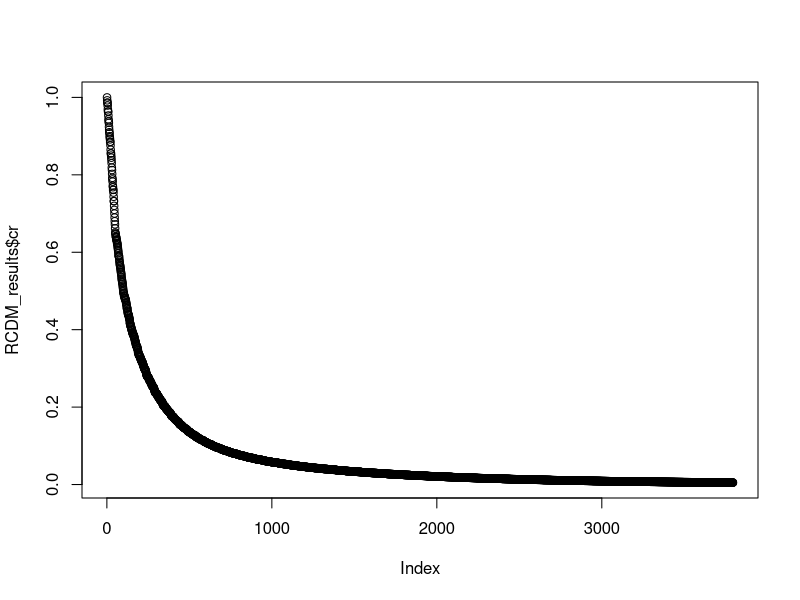
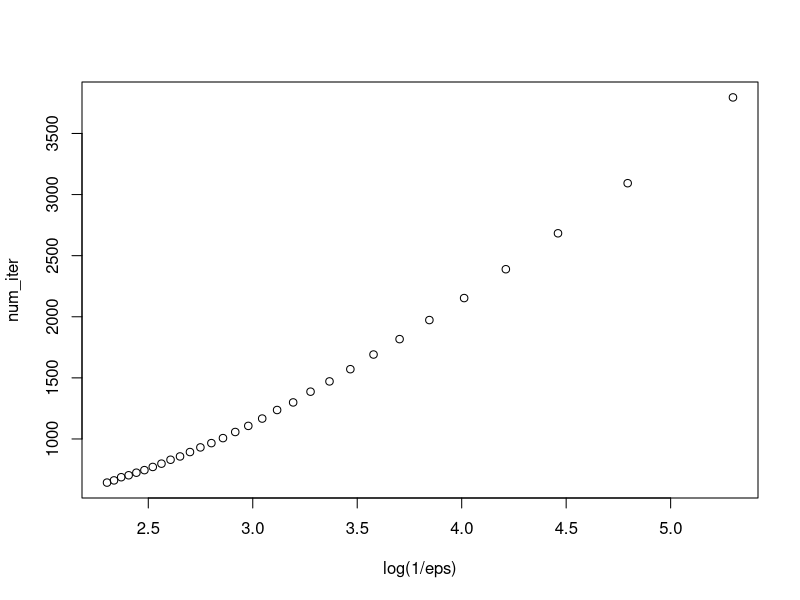
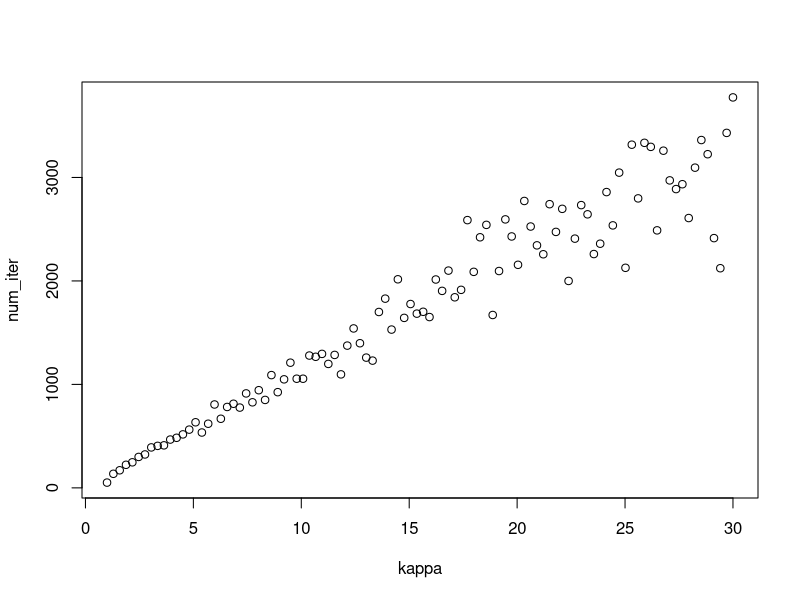

R code for these plots, in order:
# This .R code file consists of:
# Algorithmc1: Coordinate Descent method with randomized / cyclic rules and fixed step size 
# for solving Lasso Problem 
# Project Group Members:
# Han Chen, Ninghui Li, Chenghan Sun

library(pracma)

# Coordinate Descent method
RCDM = function(A, b, xs, xk = NULL, cr = NULL, iter_k = 1, 
                alpha=0.001, tol=10^-2, maxIter=10^7, rule="cyclic") {
  
  
  # set k as the counter
  # CGD method terminates when norm(xk-xs)/norm(xs) smaller than given epsi = 10^-3
  # denote norm(xk-xs)/norm(xs) = cr (criterion)
  k = 1
  cr = c(1)
  
  # initialize x 
  if (is.null(xk)){
    xk = zeros(n, 1)
  }
  
  # initialize gradient vector
  gd =  zeros(n, 1)
  
  fx = c()
  error = c()
  
  # Define the objective function
  quadratic_obj = function(y, yhat){
    fun_val = 0.5*norm((y - yhat), "2")^2
    return(fun_val)
  }
  
  while (cr[k] >= tol) {
    # update the gradient
    u = A%*%xk - b
    A1 = t(A)
    gd_k = A1[iter_k, ]%*%u
    gd[iter_k] = gd_k
    
    # update xk
    xk[iter_k] = xk[iter_k] - alpha*gd[iter_k]
    # print(xk[iter_k])
    
    # update stopping criterion 
    cr[k+1] = norm(xk-xs, "2") / norm(xs, "2")
    
    if (mod(k, 1000) == 0) {
      print(c(paste("step", k),paste("error", cr[k+1]) ))
      #print(gd[iter_k])
      #print(xk)
    }
    
    # update k
    k = k+1
    
    # update error 
    fx = c(fx, quadratic_obj(A%*%xk, b))
    # fx = c(fx, 1/2*(norm(A%*%xk-b, "2"))^2)
    error = c(error, norm((xk - xs), "2"))
    #print(error[k])
    
    # update iter_k
    iter_k = mod(iter_k, n)+1
    
    if (k > maxIter) {
      print(paste("Algorithm unfinished by reaching the maximum iterations."))
      break
    }
  }
  return(list(k = k, cr = cr, error = error))
}

### Experiment ### 
# input data points, here xs is the true solution that we want to find
m = 100
n = 50
k = 30


u = randortho(m)  # Generates random orthonormal or unitary matrix of size m
v = randortho(n)

#s_c_diag = runif(min(m, n), min= 1 / sqrt(k), max = 1)
s_c_diag  = seq(from = 1 / sqrt(k), to = 1, length.out = min(m, n))
s_c = diag(s_c_diag, nrow=m, ncol=n)  # for convexity assumption 

# sigular value decomposition
A = u%*%s_c%*%v  # for convexity assumption

#xs = rnorm(n)
xs  = ones(n, 1)
b = A%*%xs + 1 / (1 * 1000) * rnorm(m)
# solve(t(A) %*% A, t(A) %*% b)
# t(A) %*% A 

RCDM_results = RCDM(A, b, xs, alpha = 1, tol = 0.005)
RCDM_results$k

#gap vs iteration 
plot(RCDM_results$cr)

#eps vs nums of iteration 
set.seed(100)
N = 30
eps = seq(0.005, 0.1, length.out = N)
num_iter = sapply(eps, function(eps){
  RCDM_results = RCDM(A, b, xs, alpha = 1, tol = eps)
  RCDM_results$k
})
plot(log(1 / eps), num_iter)

#sigma vs nums of iteration 
set.seed(100)
N = 100
kappa = seq(1, 30, length.out = N)
num_iter = sapply(kappa, function(kappa){
  m = 100
  n = 50
  k = kappa

  u = randortho(m)  
  v = randortho(n)
  s_c_diag  = seq(from = 1 / sqrt(k), to = 1, length.out = min(m, n))
  s_c = diag(s_c_diag, nrow=m, ncol=n)  # for convexity assumption 
  
  A = u%*%s_c%*%v  
  
  xs  = ones(n, 1)
  b = A%*%xs + 1 / (1 * 1000) * rnorm(m)
  
  RCDM_results = RCDM(A, b, xs, alpha = 1, tol = 0.01)
  RCDM_results$k
})
plot(kappa, num_iter)

